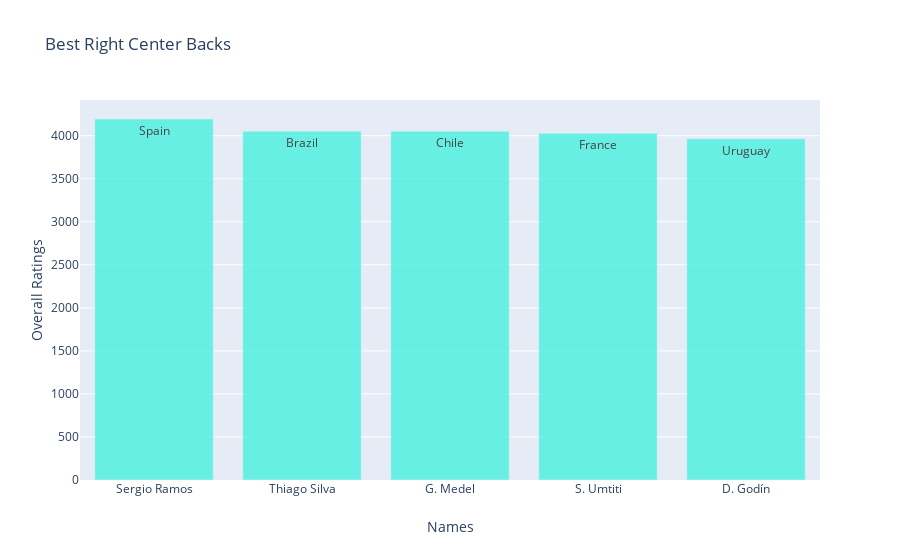

Notebook code cell kept with this figure:
### Code cell
trace_rcb=go.Bar(
            x=rcb1.Name,
            y=rcb1.CB_Overall,
            name="RCB_Overall",
            marker=dict(color="rgba(72,240,224,0.8)"),
            text=rcb1.Nationality)
data_rcb=[trace_rcb]
layout_rcb=dict(title="Best Right Center Backs"
            ,xaxis=dict(title="Names",ticklen=5,zeroline=False),
            yaxis=dict(title="Overall Ratings",ticklen=5,zeroline=False))
fig_rcb=go.Figure(data=data_rcb, layout=layout_rcb)
iplot(fig_rcb)

### Figure 1 — Plotly figure (JSON) as saved in the notebook; plotly's stock layout.template omitted (floating-point values rounded to 4 significant figures)
{"data": [{"marker": {"color": "rgba(72,240,224,0.8)"}, "name": "RCB_Overall", "text": ["Spain", "Brazil", "Chile", "France", "Uruguay"], "type": "bar", "x": ["Sergio Ramos", "Thiago Silva", "G. Medel", "S. Umtiti", "D. Godín"], "y": [4194, 4053, 4052, 4028, 3964]}], "layout": {"title": {"text": "Best Right Center Backs"}, "xaxis": {"ticklen": 5, "title": {"text": "Names"}, "zeroline": false}, "yaxis": {"ticklen": 5, "title": {"text": "Overall Ratings"}, "zeroline": false}}}
